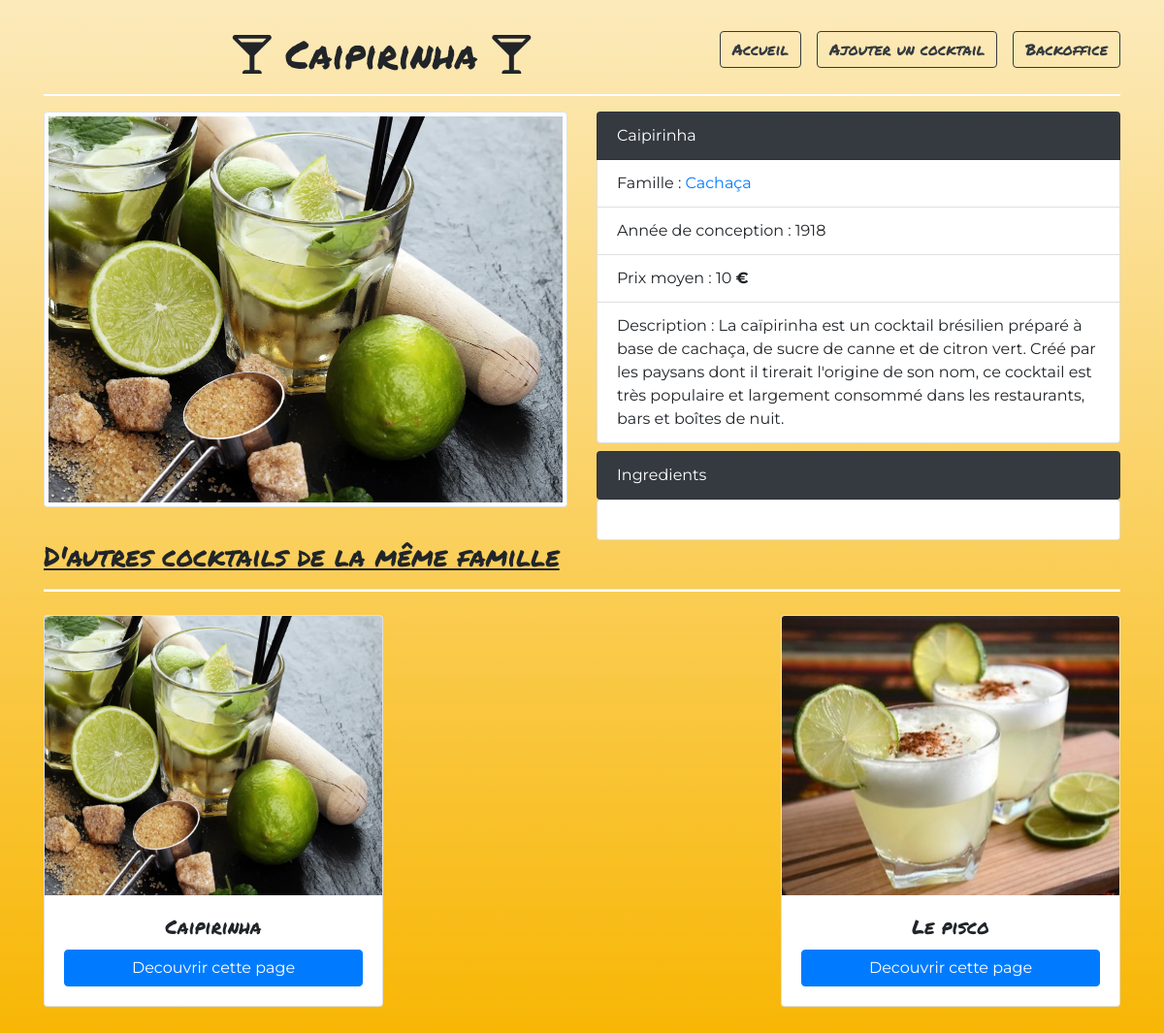
Screenshot of /detailsCocktail.php?id=9 with the database file from the repository.
### tables this page shows
CREATE TABLE `Cocktail` (
  `id` int(11) NOT NULL,
  `nom` varchar(255) NOT NULL,
  `description` text NOT NULL,
  `urlPhoto` varchar(255) NOT NULL,
  `dateConception` date NOT NULL,
  `prixMoyen` float NOT NULL,
  `idFamille` int(11) NOT NULL
);

CREATE TABLE `Famille` (
  `id` int(11) NOT NULL,
  `nomFamille` varchar(255) NOT NULL
);

### detailsCocktail.php (called while the page is built, shortened)
<?php
require 'models/cocktail.php';
$infosCocktail = detailsCocktails($_GET['id']);
$proposition = propositionFamille($infosCocktail['nomFamille']);
include 'templates/detailsCocktail.phtml';

### models/cocktail.php (called while the page is built, shortened)
<?php
function detailsCocktails($id){
    $pdo = connectToDatabase();
    $query = $pdo->prepare("
    Select
        cocktail.id, nom, nomFamille, idFamille, description, urlPhoto, Year(dateConception) As dateConception, prixMoyen
    From cocktail
    INNER JOIN Famille ON famille.id = cocktail.idFamille
    WHERE cocktail.id = ?
    ");
    $query->execute( [$id] );
    return $query->fetch(PDO::FETCH_ASSOC);
}
function propositionFamille( $nomFamille ){
    $pdo = connectToDatabase();
    $query = $pdo->prepare("
        Select nom, cocktail.id, nomFamille, urlPhoto
        From cocktail
        INNER JOIN Famille ON famille.id = cocktail.idFamille
        WHERE nomFamille = ?
    ");
    $query->execute( [$nomFamille] );
    return $query->fetchAll(PDO::FETCH_ASSOC);
}

### templates/detailsCocktail.phtml (the view, shortened to what this page needs)
<!DOCTYPE html>
<html lang="fr">
<head>
      <link rel="stylesheet" href="https://cdnjs.cloudflare.com/ajax/libs/twitter-bootstrap/4.4.1/css/bootstrap.min.css">
      <link rel="stylesheet" href="assets/css/cocktails.css">
      <link rel="stylesheet" href="https://cdnjs.cloudflare.com/ajax/libs/font-awesome/5.15.2/css/all.min.css" />
</head>
<body class="container">
      <nav">
            <h1>
                  <i class="fas fa-glass-martini-alt"></i>
                  <?= $infosCocktail['nom'] ?>
                  <i class="fas fa-glass-martini-alt"></i>
                  <?php include 'inc/nav.phtml'; ?>
            </h1>
            <hr style="height: 2px; background-color: white">
            <main class="row">
                  <div class="col-sm-6">
                        <img src="assets/images/cocktails/<?= $infosCocktail['urlPhoto'] ?>" alt="Image du cocktail : <?= $infosCocktail['nom'] ?>" class="w-100 img-thumbnail">
                  </div>
                  <div class="col-sm-6">
                        <ul class="list-group">
                              <li class="list-group-item bg-dark text-white"><?= $infosCocktail['nom'] ?></li>
                              <li class="list-group-item">Famille : <a href="index.php?famille=<?= $infosCocktail['nomFamille'] ?>"><?= $infosCocktail['nomFamille'] ?></a></li>
                              <li class="list-group-item">Année de conception : <?= $infosCocktail['dateConception'] ?></li>
                              <li class="list-group-item">Prix moyen : <?= $infosCocktail['prixMoyen'] ?> <b>€</b></li>
                              <li class="list-group-item">Description : <?= $infosCocktail['description'] ?></li>
                        </ul>
                        <ul class="list-group mt-2">
                              <li class="list-group-item bg-dark text-white">Ingredients</li>
                        </ul>
                        <div class="card card-body">
                        </div>
                  </div>
      <div class="col-sm-12">
      <h3>D'autres cocktails de la même famille </h3>
      <hr style="height: 2px; background-color: white">
      </div>
                  <?php foreach ($proposition as $detailFam) { ?>
                        <div class="col-4 mt-2">
                              <div class="card mb-4">
                                    <img class="card-img-top" style="height: 18rem;" src="assets/images/cocktails/<?= $detailFam['urlPhoto'] ?>" alt="Card image cocktail">
                                    <div class="card-body">
                                          <h5 class="card-title"><?= $detailFam['nom'] ?></h5>
                                          <a href="detailsCocktail.php?id=<?= $detailFam['id'] ?>" class="w-100 btn btn-primary">Decouvrir cette page</a>
                                    </div>
                              </div>
                        </div>
                  <?php } ?>
            </main>
</body>
</html>

### assets/css/cocktails.css (style rules this page uses)
* { box-sizing: border-box; }
body { background: linear-gradient(to bottom, #fceabb, #f8b500); font-family: Montserrat, sans-serif; max-width: 1024px; min-height: 100vh; padding: 2rem 0; }
h1,h5 { text-align: center; font-family: 'Permanent Marker', cursive; }
h3 { font-family: 'Permanent Marker', cursive; text-decoration: underline; }
main { display: flex; flex-wrap: wrap; justify-content: space-between; }

### rows the page displays
cocktail: nom "Caipirinha", urlPhoto (picture), idFamille.nomFamille "Cachaça", prixMoyen "10", description "La caïpirinha est un cocktail brésilien préparé à base de cachaça, de sucre de canne et de citron vert. Créé par les paysans dont il tirerait l'origine de son nom, ce cocktail est très populaire et largement consommé dans les restaurants, bars et boîtes de nuit."
cocktail: urlPhoto (picture), nom "Le pisco"

### other values shown
$infosCocktail['dateConception'] "1918"
